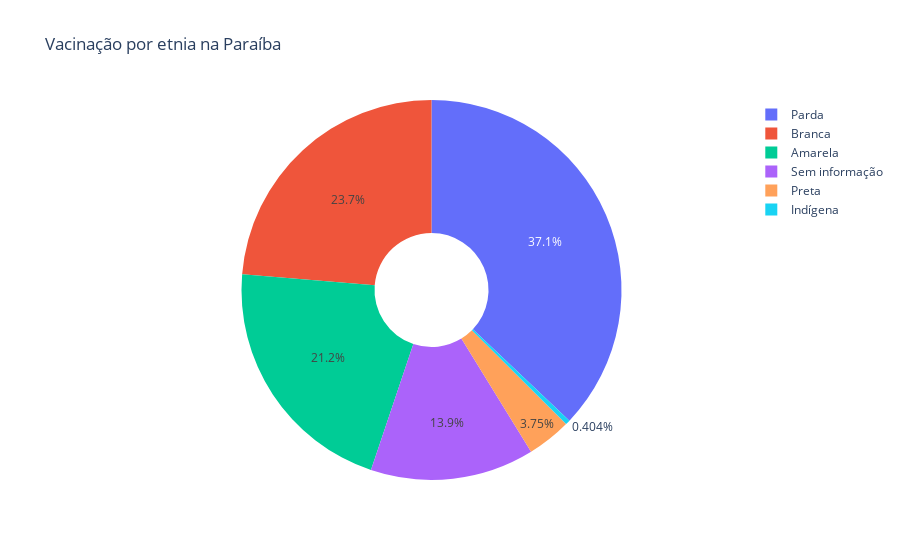

The code cell stored with this chart in its notebook:
### Code cell
ethinicities_vax_list = ['Amarela', 'Branca', 'Parda', 'Preta', 'Sem informação', 'Indígena']
ethinicities_vax_value_counts_list = [593652, 664898, 1040425, 105218, 391266, 11331]

fig = go.Figure(data=[go.Pie(labels = ethinicities_vax_list, values = ethinicities_vax_value_counts_list, hole=.3)])
fig.update_layout(title = 'Vacinação por etnia na Paraíba')
fig.show()

### Figure 1 — Plotly figure (JSON) as saved in the notebook; plotly's stock layout.template omitted (floating-point values rounded to 4 significant figures)
{"data": [{"hole": 0.3, "labels": ["Amarela", "Branca", "Parda", "Preta", "Sem informação", "Indígena"], "type": "pie", "values": [593652, 664898, 1040425, 105218, 391266, 11331]}], "layout": {"title": {"text": "Vacinação por etnia na Paraíba"}}}
